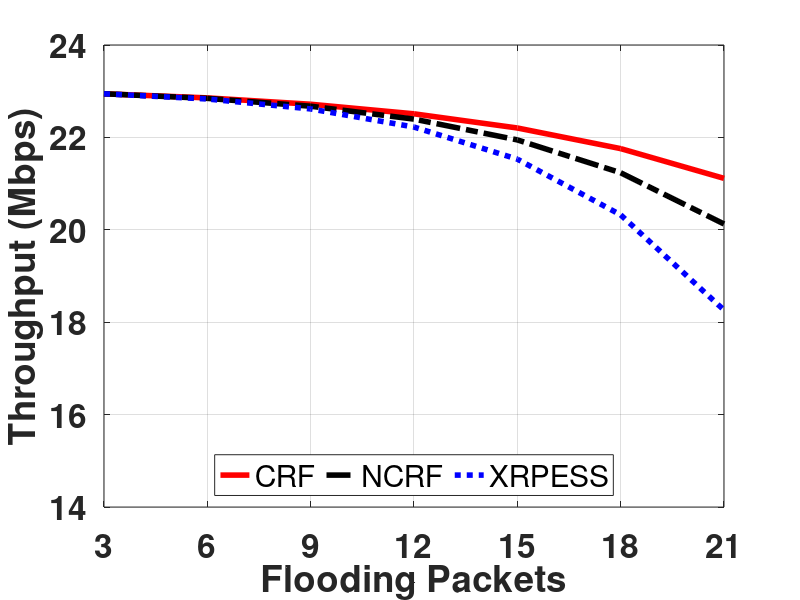

Source code (MATLAB):
close all;
clear;
clc;

j=1:7;
Xx = 0:0.5:3;
Yx = exp(Xx/1.2);

Xc = 0:0.5:3;
Yc = exp(Xc/1.9);

Xd = 0:0.5:3;
Yd = exp(Xd/1.5);

for i = 1:7
    Xpress(1,i) = 23-i*Yx(1,i)/18;
end

for i = 1:7
    CRF(1,i) = 23-i*Yc(1,i)/18;
    %CRF(1,i)=23*(0.8542*(i/9)+(1-i/9));
end

for i = 1:7
    NCRF(1,i) = 23-i*Yd(1,i)/18;
    %DCRF(1,i) = 23*(0.8542*(i/7)+(1-i/7));
end

% plot(j,CRF,'r',j,NCRF,'k',j,Xpress,'b','LineWidth',1.6);
% lgd = legend('CRF','NCRF','XRPESS','location','South','Orientation','horizontal');
% lgd.FontSize = 16;
% lgd.FontWeight = 'bold';
% set(gca,'Xticklabel',{'3','6','9','12','15','18','21'},'fontsize',24);
% xlabel('Flooding Packets')
% ylabel('Throughput (Mbps)')
% ylim([14 24])

   fig = figure('Position',[0 250 800 350]); 
   
   plot(j,CRF,'-', 'Color','r','LineWidth',4);
   hold on
   plot(j,NCRF,'-.','Color','k','LineWidth',4);
   hold on
   plot(j,Xpress,':','Color','b','LineWidth',4);
   hold off

   
   ylabel('Throughput (Mbps)');
   ylim([14 24]);
   yticks([14 16 18 20 22 24]);
   yticklabels({'14', '16', '18','20', '22', '24'});
   
   xlabel('Flooding Packets');
   xticklabels({'3','6','9','12','15','18','21'});


   legend('CRF','NCRF','XRPESS','location','South','Orientation','horizontal');
   set(gca,'FontSize',24,'FontWeight', 'bold');
    
    grid on;
%     print -deps FDWiFiTraffic.eps
    saveas(gca, 'ReDisseTime.eps','epsc');
   

